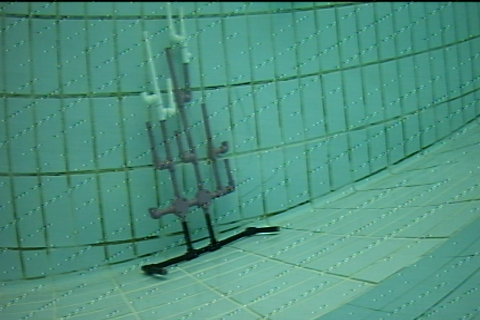
#> input picture Task 2.2 - Coral colony health/samples/task2/reference2.png, 480 x 320 px, found by its file name
$ python Darkest.py
#> lines starting #> are read from the running program, lines starting #| are printed output that depends on the picture
import cv2
import numpy as np
from math import atan2, degrees

def simplest_cb(img, percent=1):
#> called with percent = 1
    out_channels = []
#> out_channels = []
    cumstops = (
        img.shape[0] * img.shape[1] * percent / 200.0,
        img.shape[0] * img.shape[1] * (1 - percent / 200.0)
    )
#> cumstops = (768, 152832)
    for channel in cv2.split(img):
        cumhist = np.cumsum(cv2.calcHist([channel], [0], None, [256], (0,256)))
        low_cut, high_cut = np.searchsorted(cumhist, cumstops)
        lut = np.concatenate((
            np.zeros(low_cut),
            np.around(np.linspace(0, 255, high_cut - low_cut + 1)),
            255 * np.ones(255 - high_cut)
        ))
        out_channels.append(cv2.LUT(channel, lut.astype('uint8')))
#> this loop made 3 passes
#> (low_cut, high_cut) on passes 1 to 3: (11, 170), (21, 193), (0, 132)
#> after the loop, out_channels = 3 items
    return cv2.merge(out_channels)
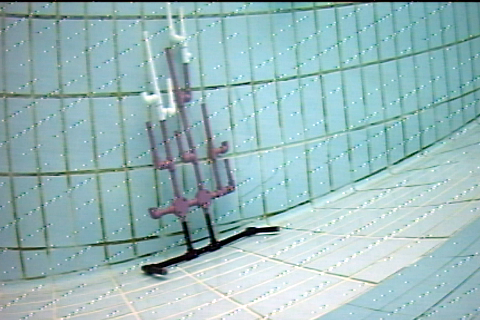
#> returned value: shape (320, 480, 3); mean of channels 0, 1, 2 186.9, 185.1, 151.9; drawn as B, G, R
#> in adjust_image, img is the input picture: shape (320, 480, 3); mean B, G, R 127.5, 145.8, 78.7


def rotate(image, angle, center=None, scale=1.0):
    (h, w) = image.shape[:2]

    if center is None:
        center = (w / 2, h / 2)

    # Perform the rotation
    M = cv2.getRotationMatrix2D(center, angle, scale)
    rotated = cv2.warpAffine(image, M, (w, h))

    return rotated


def GetAngleOfLineBetweenTwoPoints(p1, p2):
    xDiff = p2[0] - p1[0]
    yDiff = p2[1] - p1[1]
    return degrees(atan2(yDiff, xDiff))


def adjust_angle(cv_image_camera, radius=9, iter=5, debug=False):
    # [5 lines of commented-out code are left out]

#> called with radius = 9, iter = 5, debug = False
    image = None
    arr = []


    for i in range(iter):
        if image is None:
            image = cv_image_camera.copy()


        orig = image.copy()
        gray = cv2.cvtColor(image, cv2.COLOR_BGR2GRAY)

        gray = cv2.GaussianBlur(gray, (radius, radius), 0)
        (minVal, maxVal, minLoc, maxLoc) = cv2.minMaxLoc(gray)
        image = orig.copy()

        cv2.circle(image, minLoc, radius, (255, 0, 0), 2)
        cv2.circle(image, minLoc, radius, (255, 255, 255), cv2.FILLED)
        arr.append(minLoc)
        if debug:
            print(minLoc)
#> this loop made 5 passes
#> (minVal, maxVal, minLoc, maxLoc) on passes 1 to 5: (8, 246, (215, 245), (290, 286)), (10, 255, (188, 256), (213, 241)), (11, 255, (250, 231), (213, 241)), (17, 255, (149, 268), (248, 227)), (19, 255, (175, 260), (248, 227))
#> pass 1, in adjust_angle, `gray = cv2.cvtColor(image, cv2.COLOR_BGR2GRAY)`:
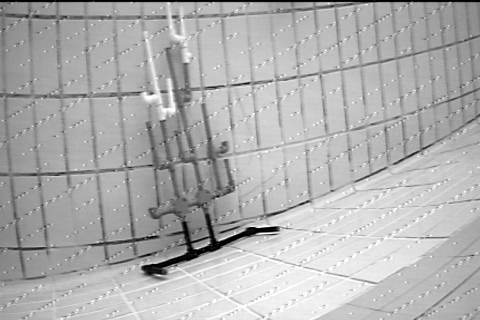
#> gray: shape (320, 480); min 0, max 255, mean 175.4
#> pass 1, in adjust_angle, `gray = cv2.GaussianBlur(gray, (radius, radius), 0)`:
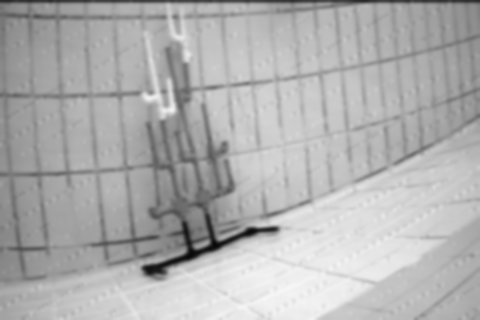
#> gray: shape (320, 480); min 8, max 246, mean 175.5
#> after the loop, arr = [(215, 245), (188, 256), (250, 231), (149, 268), (175, 260)]
    if debug:
        cv2.imshow("cen", image)
        cv2.waitKey(0)

    avgarr = []
    min_point = arr[0]
#> min_point = (215, 245)

    for i in arr:
        for j in arr:
            x1 = i[0]
            x2 = j[0]
            y1 = i[1]
            y2 = j[1]
            if i == j or x1 > x2 or y1 < y2:
                continue

            ang = -GetAngleOfLineBetweenTwoPoints(i, j)
            if debug:
                print("points", x1, x2, y1, y2)
                print("check", x2 - x1, y1 - y2)
                print(ang)
            if min_point[0] < x1:
                min_point = i

            avgarr.append(ang)
#> this loop made 5 passes
#> i on passes 1, 2, 4, 5: (215, 245), (188, 256), (149, 268), (175, 260)
#> after the loop, avgarr = [21.8, 22.17, 21.96, 19.21, 17.1, 20.12, 17.1, 20.56, 17.1, 21.14]

    avgang = 0
#> avgang = 0

    for i in avgarr:
        if i > 45:
            continue
        avgang += i
#> this loop made 10 passes
#> (i, avgang) on passes 1 to 10: (21.8, 21.8), (22.17, 43.97), (21.96, 65.93), (19.21, 85.14), (17.1, 102.2), (20.12, 122.4), (17.1, 139.5), (20.56, 160), (17.1, 177.1), (21.14, 198.3)
#> after the loop, avgang = 198.3

    avgang /= avgarr.__len__()
#> avgang = 19.83
    if debug:
        print("avgang =", avgang)

    final = rotate(cv_image_camera, -avgang, min_point)
#> in rotate, `M = cv2.getRotationMatrix2D(center, angle, scale)`: M = [[0.941, -0.339, 95.84], [0.339, 0.941, -58.4]]
#> in rotate, `rotated = cv2.warpAffine(image, M, (w, h))`:
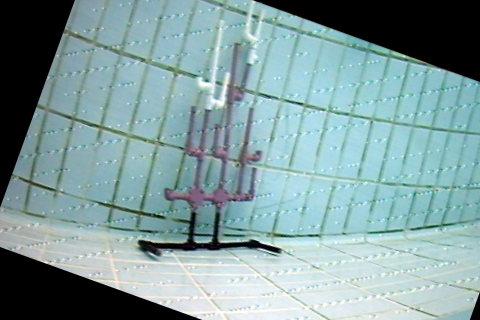
#> rotated: shape (320, 480, 3); mean B, G, R 158.2, 156.8, 128.9

    if debug:
        cv2.imshow("final", final)
        cv2.waitKey(0)

    return final


def adjust_image(img, show_final=False, debug=False):
    x = simplest_cb(img, 1)
    final = adjust_angle(x, debug=debug)
    if show_final:
        cv2.imshow("final", final)
        cv2.waitKey(0)
    return final

if __name__ == '__main__':
    adjust_image(cv2.imread("reference2.png"), True, False)

$ run again, with Task 2.2 - Coral colony health/samples/task2/reference12.png copied over Task 2.2 - Coral colony health/samples/task2/reference2.png
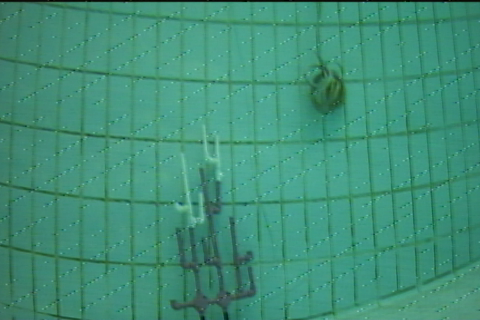
#> input picture Task 2.2 - Coral colony health/samples/task2/reference12.png, 480 x 320 px, found by its file name
#> in simplest_cb, `out_channels = []`: out_channels = []
#> the loop in simplest_cb, `for channel in cv2.split(img):` made 3 passes
#> (low_cut, high_cut) on passes 1 to 3: (27, 157), (38, 182), (17, 99)
#> after the loop in simplest_cb, `for channel in cv2.split(img):`: out_channels = 3 items
#> in adjust_image, img is the input picture: shape (320, 480, 3); mean B, G, R 119.6, 144.2, 64.1
#> the loop in adjust_angle, `for i in range(iter):` made 5 passes
#> (minVal, maxVal, minLoc, maxLoc) on passes 1 to 5: (31, 252, (226, 318), (217, 159)), (37, 255, (202, 319), (224, 314)), (38, 255, (35, 0), (224, 314)), (43, 255, (5, 0), (31, 0)), (43, 255, (20, 0), (0, 0))
#> pass 1, in adjust_angle, `gray = cv2.GaussianBlur(gray, (radius, radius), 0)`:
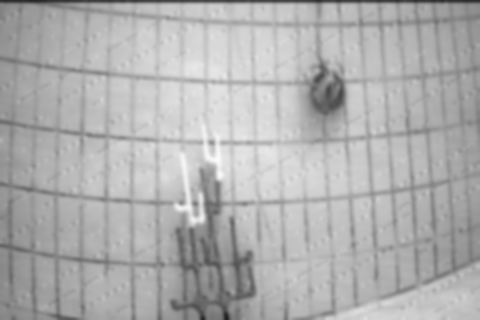
#> gray: shape (320, 480); min 31, max 252, mean 175
#> after the loop in adjust_angle, `for i in range(iter):`: arr = [(226, 318), (202, 319), (35, 0), (5, 0), (20, 0)]
#> min_point = (226, 318)
#> the loop in adjust_angle, `for i in arr:` made 5 passes
#> i on passes 2, 4, 5: (202, 319), (5, 0), (20, 0)
#> after the loop in adjust_angle, `for i in arr:`: avgarr = [2.39, 0, 0, 0]
#> in adjust_angle, `avgang = 0`: avgang = 0
#> the loop in adjust_angle, `for i in avgarr:` made 4 passes
#> i on passes 1 to 4: 2.39, 0, 0, 0
#> after the loop in adjust_angle, `for i in avgarr:`: avgang = 2.39
#> in adjust_angle, `avgang /= avgarr.__len__()`: avgang = 0.596
#> M = [[1, -0.0104, 3.32], [0.0104, 1, -2.34]]
#> in rotate, `rotated = cv2.warpAffine(image, M, (w, h))`:
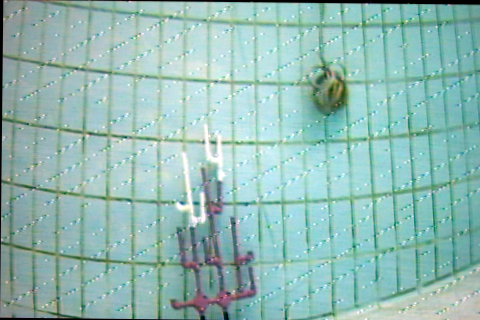
#> rotated: shape (320, 480, 3); mean B, G, R 180.8, 187.1, 145.7
